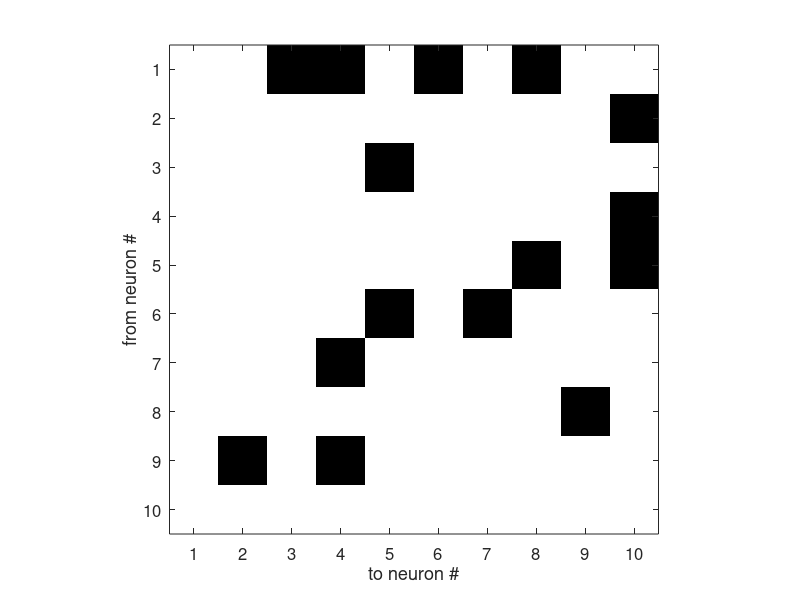

Source code (MATLAB): (Note: this script raises an error after producing the figure.)
function plot_fig1
% function plot_fig1 
%
% Simulate toy dynamics (VAR, GLM, and GLM+calcium) on a toy network of 10
% neurons. Compute correlation, and granger causality (GC). Analyze the GC
% performance as a function of connectivity strength of the network.
%
% This code generate fig1 in the manuscript Chen, Ginoux, Wyart, Mora,
% Walczak (2022).


matlab_red = [0.8500 0.3250 0.0980] ;
matlab_yellow = [0.9290 0.6940 0.1250];

%% 1.1 Initialize the network

nNodes = 10;
maxLags = 2;
params.maxLags = 2;
plotFlag = 1;
tf = 4000;

% hand-picked gRefMat, the underlying true connectivity matrix
gRefMat = zeros(nNodes);
links = [1 6; 1 3; 1 8; 6 7; 3 5; 5 8; ...
         8 9; 9 2; 2 10; 5 10; 7 4; 4 10; 6 5; 9 4; 1 4];
for ilink = 1:size(links,1)  
    gRefMat(links(ilink,2), links(ilink,1)) = 1;
end

%% 1.2 Plot the true underlying network
figure(1)
imagesc(gRefMat')
ylabel('from neuron #')
xlabel('to neuron #')
axis square
set(gca, 'fontsize', 12)
xticks(1:10)
yticks(1:10)
colormap([1 1 1; 0 0 0])


%% 2.1 Simulate dynamics: VAR
% 2.1.1 Initialize the system
c_var = 0.3; 
G0 = zeros(nNodes, nNodes, maxLags);
G0(:,1:5,1) = gRefMat(:,1:5) * c_var;  % excitatory neurons
G0(:,6:10,1) = gRefMat(:,6:10) * (-c_var); % inhibitory neurons
G0(:,:,2) = G0(:,:,1);

params.G = G0;
params.maxLags = 2;
params.mu = ones(nNodes,1)*(-2);
params.noise_std = 0.01;

% 2.1.2 Run the VAR dynamics
[sigma_sim_var] = simulate_neuron_var(nNodes, tf, params);

% 2.1.2 Visualize the trajectory
figure(2)
plot(sigma_sim_var(1,:)+0.06)
hold on
plot(sigma_sim_var(4,:))
plot(sigma_sim_var(10,:)-0.06)
hold off
xlim([200 300])
xlabel('Time')

%% 2.2 Simulate dynamics: GLM and GLM-calcium
% 2.2.1 Initialize 
c_glm = 1.5; 
G0(:,1:5,1) = gRefMat(:,1:5) * c_glm; 
G0(:,6:10,1) = gRefMat(:,6:10) * (-c_glm); 
G0(:,:,2) = G0(:,:,1);

params.G = G0;
params.method = 'naive';
dt_sim = 1;
params.dt_sim = dt_sim;
params.tf = tf;
params.lf = floor(tf / dt_sim);
params.spike_subsample = 0; % no subsampling. 

% 2.2.2 Simulate GLM

[sigma_sim_glm] = simulate_neuron_glm(nNodes, tf, params);
        
% 2.2.3 Convolute with exponential kernel to simulate GLM-calcium

tau = 20;
params.tau_ca = tau;
sigma_sim_glm_cont = spike_to_calcium(sigma_sim_glm, params); 


%
figure(3)
plot(sigma_sim_glm_cont(1,:)+10)
hold on
plot(sigma_sim_glm_cont(4,:)+5)
plot(sigma_sim_glm_cont(10,:)-4)
hold off
xlim([200 300])

%%
figure(4)
subplot(3,1,1)
stem(sigma_sim_glm(1,:))
xlim([200 300])

subplot(3,1,2)
stem(sigma_sim_glm(4,:), 'color', matlab_red)
xlim([200 300])

subplot(3,1,3)
stem(sigma_sim_glm(10,:), 'color',matlab_yellow)
xlim([200 300])
        
        
end
